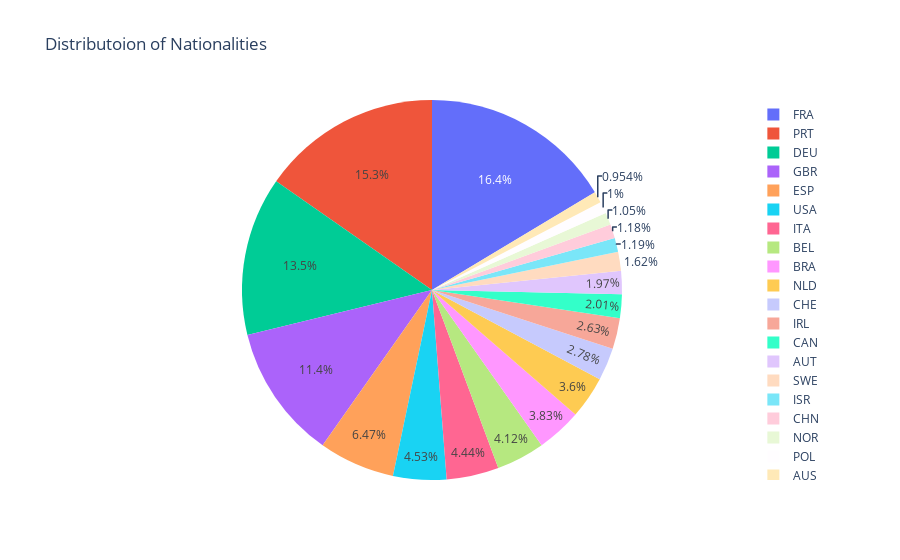

Notebook code cell kept with this figure:
### Code cell
top_nationality = Data['Nationality'].value_counts().head(20)
fig = px.pie( values = top_nationality.values,names=top_nationality.keys(), title='Distributoion of Nationalities')
fig.show()

### Figure 1 — Plotly figure (JSON) as saved in the notebook; plotly's stock layout.template omitted (floating-point values rounded to 4 significant figures)
{"data": [{"domain": {"x": [0, 1], "y": [0, 1]}, "hovertemplate": "label=%{label}<br>value=%{value}<extra></extra>", "labels": ["FRA", "PRT", "DEU", "GBR", "ESP", "USA", "ITA", "BEL", "BRA", "NLD", "CHE", "IRL", "CAN", "AUT", "SWE", "ISR", "CHN", "NOR", "POL", "AUS"], "legendgroup": "", "name": "", "showlegend": true, "type": "pie", "values": [12422, 11597, 10232, 8656, 4902, 3429, 3365, 3119, 2902, 2725, 2108, 1996, 1524, 1489, 1231, 900, 891, 795, 760, 723]}], "layout": {"legend": {"tracegroupgap": 0}, "title": {"text": "Distributoion of Nationalities"}}}
